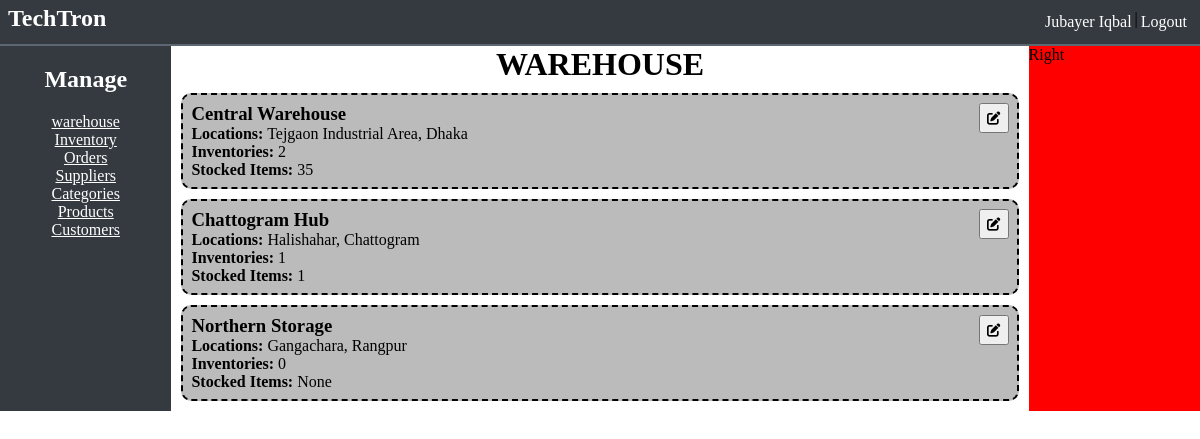
Screenshot of /manager/dashboard/ (signed in) with the database file from the repository.
### manager/models.py (models this page shows, shortened)
class Warehouse(models.Model):
    warehouse_id = models.AutoField(primary_key=True)
    name = models.CharField(max_length=255)
    district = models.CharField(max_length=255)
    area = models.CharField(max_length=255)

### manager/views.py (the view, shortened to what this page needs)
# urls.py: path('dashboard/', views.dashboard),
def dashboard(req):
    context = {"mytitle":WEBSITE_NAME}
    if "user_id" not in req.session:
        return redirect('/')
    try:
        user = User.objects.get(email = req.session['user_id'], user_type="manager")
        context['logged_in'] = True
        context['user_name'] = user.first_name + " " + user.last_name
    except Exception as e:
        return redirect('/')
    selected_filter = req.GET.get("filter")
    contents = None
    if(selected_filter == "warehouse" or selected_filter is None):
        warehouses = Warehouse.objects.raw('''SELECT w.warehouse_id, name, CONCAT(area, ', ', district) as location,
                                           COUNT(i.inventory_id) as total_inventory, SUM(quantity) as stock
                                           FROM manager_warehouse w LEFT JOIN manager_inventory i ON w.warehouse_id = i.warehouse_id GROUP BY w.warehouse_id;''')
        contents = warehouses
    elif selected_filter == "suppliers":
        suppliers = Supplier.objects.filter()
        contents = suppliers
    context['contents'] = contents
    context["selected_filter"] = selected_filter
    return render(req, "manager/dashboard.html", context)

### templates/manager/dashboard.html (shortened to what this page needs)
{% extends "frontview/base.html" %}
{% load static %}
{% block links %}
<link rel="stylesheet" href="{% static 'manager/dashboard.css'%}">
<link rel="stylesheet" href="{% static 'frontview/dashboard.css'%}">
{% endblock links %}
{% block body %}
<div class="main-container">
    <div class="main-container-item">
        <div class="container">
            <div class="container-left">
                <div class="container-left-item" style="padding: 20px;">
                    <h2>Manage</h2>
                </div>
                <div class="container-left-item">
                    <p><a href="?filter=warehouse">warehouse</a></p>
                </div>
                <div class="container-left-item">
                    <p><a href="?filter=inventory">Inventory</a></p>
                </div>
                <div class="container-left-item">
                    <p><a href="?filter=orders">Orders</a></p>
                </div>
                <div class="container-left-item">
                    <p><a href="?filter=suppliers">Suppliers</a></p>
                </div>
                <div class="container-left-item">
                    <p><a href="?filter=categories">Categories</a></p>
                </div>
                <div class="container-left-item">
                    <p><a href="?filter=products">Products</a></p>
                </div>
                <div class="container-left-item">
                    <p><a href="?filter=customers">Customers</a></p>
                </div>
            </div>
            <div class="container-mid">
                {% if selected_filter == None%}
                <h1 style="text-align: center;">{{"WAREHOUSE"|upper}}</h1>
                {% else %}
                <h1 style="text-align: center;">{{selected_filter|upper}}</h1>
                {% endif%}
                {% for content in contents%}
                {% if selected_filter == "warehouse" or selected_filter == None %}
                {% include 'manager/section_warehouse.html' %}
                {% elif selected_filter == "inventory" %}
                {% include 'manager/section_inventory.html' %}
                {% elif selected_filter == "customers" %}
                {% include 'manager/section_customers.html' %}
                {% elif selected_filter == "suppliers" %}
                {% include 'manager/section_suppliers.html' %}
                {% elif selected_filter == "categories" %}
                {% include 'manager/section_categories.html' %}
                {% elif selected_filter == "products" %}
                {% include 'manager/section_products.html' %}
                {% elif selected_filter == "orders" %}
                {% include 'manager/section_orders.html' %}
                {% endif %}
                {% endfor %}
            </div>
            <div class="container-right">Right</div>
        </div>
    </div>
</div>
{% endblock body %}

### templates/manager/section_warehouse.html (shortened to what this page needs)
<div class="card">
    <div class="card-info">
        <div class="card-item">
            <h3 id="title">{{content.name}}</h3>
        </div>
        <div class="card-item">
            <b>Locations:</b> {{content.location}}
        </div>
        <div class="card-item">
            <b>Inventories:</b> {{content.total_inventory}}
        </div>
        <div class="card-item">
            <b>Stocked Items:</b> {{content.stock}}
        </div>
    </div>
    <div class="card-options">
        <form action="edit/warehouse/" method="post">
            <button>
                <i class="fa-solid fa-pen-to-square"></i>
            </button>
        </form>
    </div>
</div>

### static/frontview/style.css (style rules this page uses)
* { margin: 0; padding: 0; }

### static/manager/dashboard.css (style rules this page uses)
.main-container { display: flex; flex-direction: column; justify-content: center; align-items: center; }
.container { width: 100vw; height: 100%; display: flex; }
.container-left { background-color: #343a40; width: 20%; display: flex; align-items: center; color: white; flex-direction: column; }
.container-left a { color: white; }
.container-mid { width: 100%; }
.container-right { background-color: red; width: 20%; }
.card { background-color: white; margin: 10px; border: 2px dashed black; border-radius: 10px; padding: 8px; background-color: rgba(0, 0, 0, 0.267); display: flex; gap: 10px; }
.card-info { width: 100%; display: flex; flex-direction: column; justify-content: center; }
.card-options { width: 20%; display: block; text-align: end; }
.card-options button { width: 30px; height: 30px; cursor: pointer; }

### rows the page displays
Warehouse: name "Central Warehouse", location "Tejgaon Industrial Area, Dhaka", total_inventory "2", stock "35"
Warehouse: name "Chattogram Hub", location "Halishahar, Chattogram", total_inventory "1", stock "1"
Warehouse: name "Northern Storage", location "Gangachara, Rangpur", total_inventory "0", stock "None"

### other values shown
{{ mytitle }} "TechTron"
{{ user_name }} "Jubayer Iqbal"
{{ "WAREHOUSE"|upper }} "WAREHOUSE"
